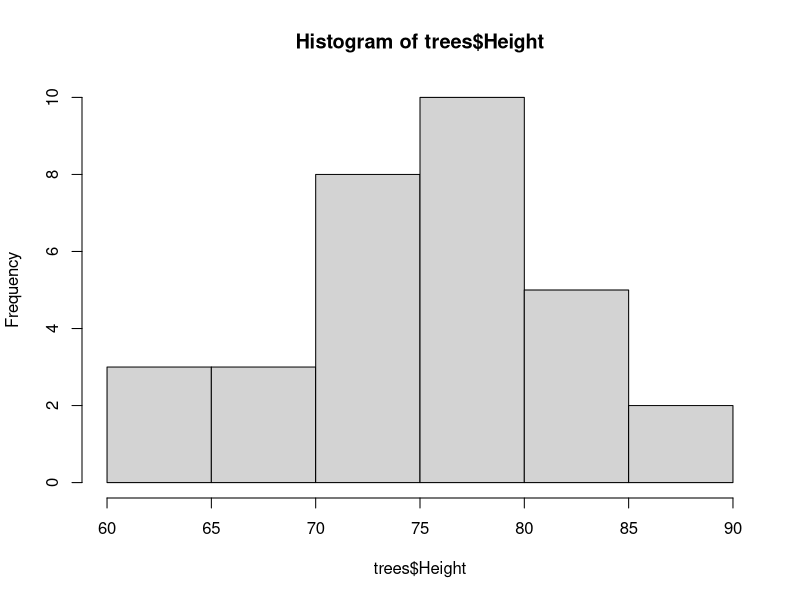
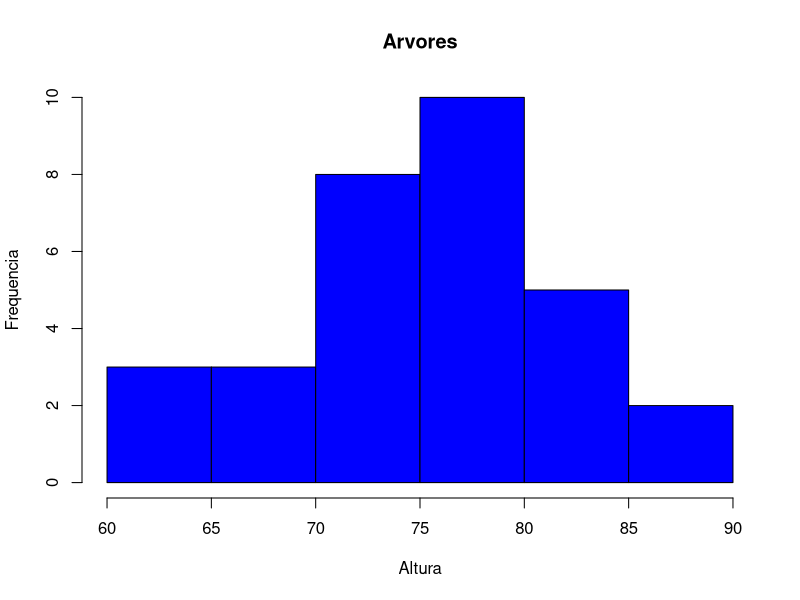
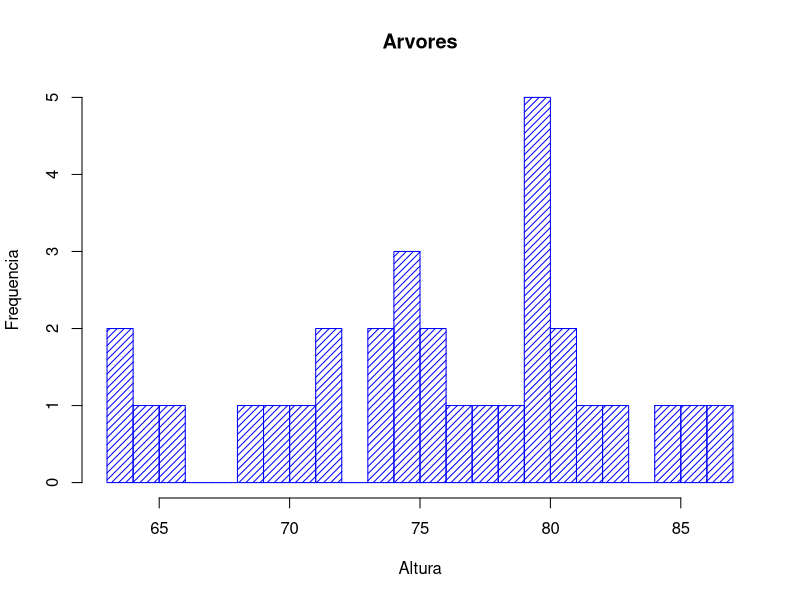
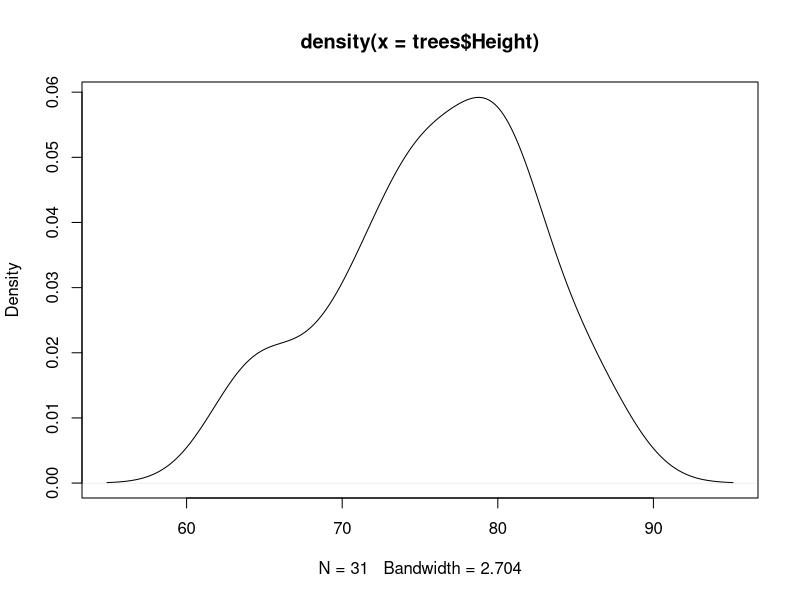
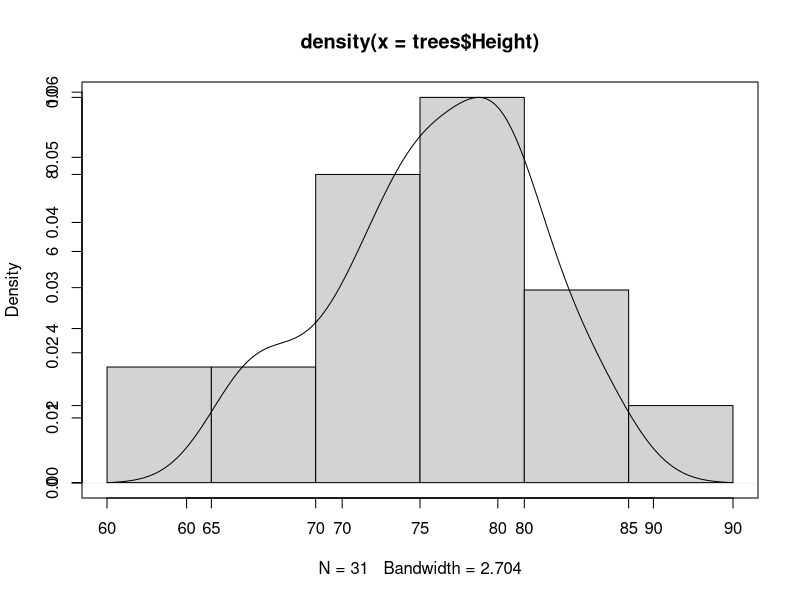
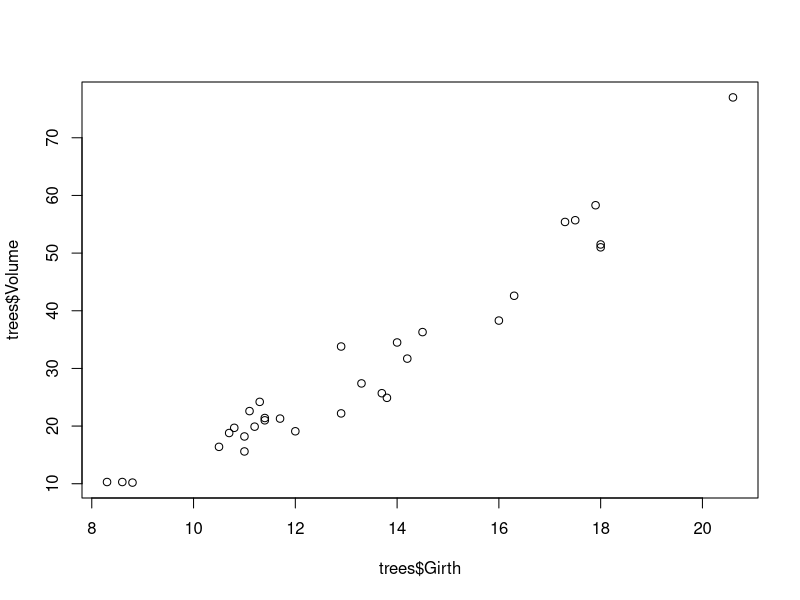
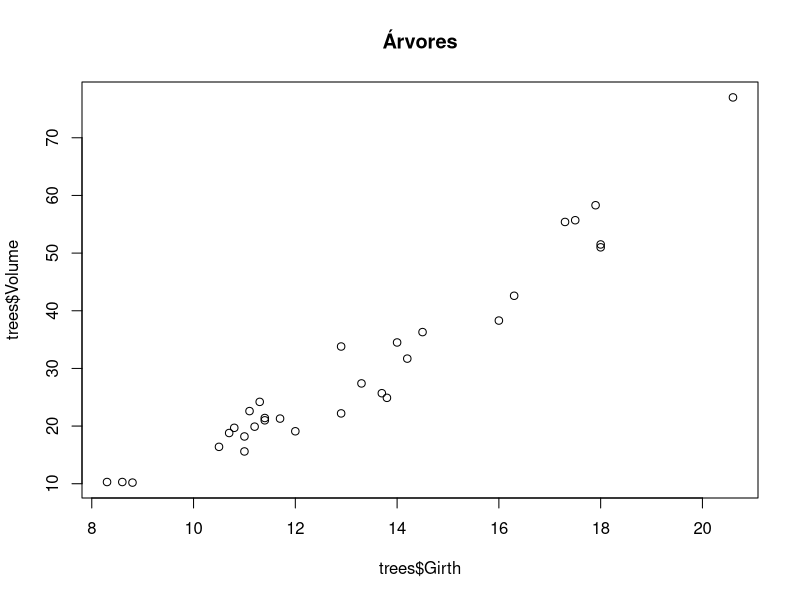
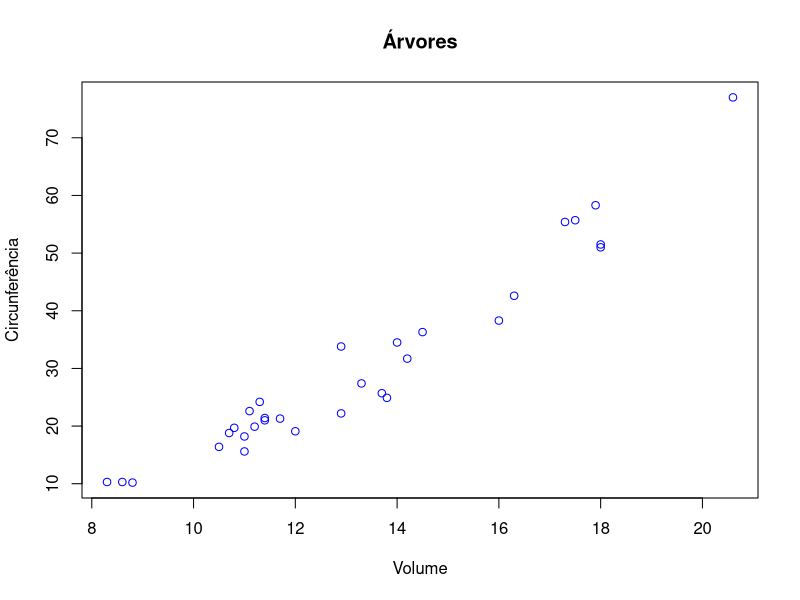

The R source for these figures, in order:
## ---- chunk 1
trees
hist(trees$Height)
hist(trees$Height, main = "Arvores", ylab = "Frequencia", xlab = "Altura", col = "blue")
hist(trees$Height, main = "Arvores", ylab = "Frequencia", xlab = "Altura", col = "blue", density = 20, breaks = 20)
## ---- chunk 2
densidade = density(trees$Height)
plot(densidade)
## ---- chunk 3
hist(trees$Height, main = NULL, xlab = NULL, ylab = NULL)
par(new = TRUE)
plot(densidade)
## ---- chunk 4
plot(trees$Girth, trees$Volume)
plot(trees$Girth, trees$Volume, main = "Árvores")
plot(trees$Girth, trees$Volume, main = "Árvores", xlab = "Volume", ylab = "Circunferência", col = "blue")
#pch muda o elemento gráfico
plot(trees$Girth, trees$Volume, main = "Árvores", xlab = "Volume", ylab = "Circunferência", col = "blue", pch = 20)
## ---- chunk 5
plot(trees$Girth, trees$Volume, main="árvores", xlab = "Volume", ylab = "Circunferência", col = "blue", pch = 20, type = "l" )
## ---- chunk 6
plot(jitter(trees$Girth), trees$Volume, main = "Árvores", xlab = "Volume", ylab = "Circunferência", col = "blue")
## ---- chunk 7
CO2
plot(CO2$conc, CO2$uptake, pch = 20, col = CO2$Treatment)
legend("bottomright", legend = c("nonchilled", "chilled"), cex = 1, fill = c("black", "red"))
## ---- chunk 8
plot(trees)
## ---- chunk 9
split.screen(figs = c(2,2))
screen(1)
plot(trees$Girth, trees$Volume)
screen(2)
plot(trees$Girth, trees$Height)
screen(3)
plot(trees$Height, trees$Volume)
screen(4)
hist(trees$Volume)
close.screen(all = TRUE)
